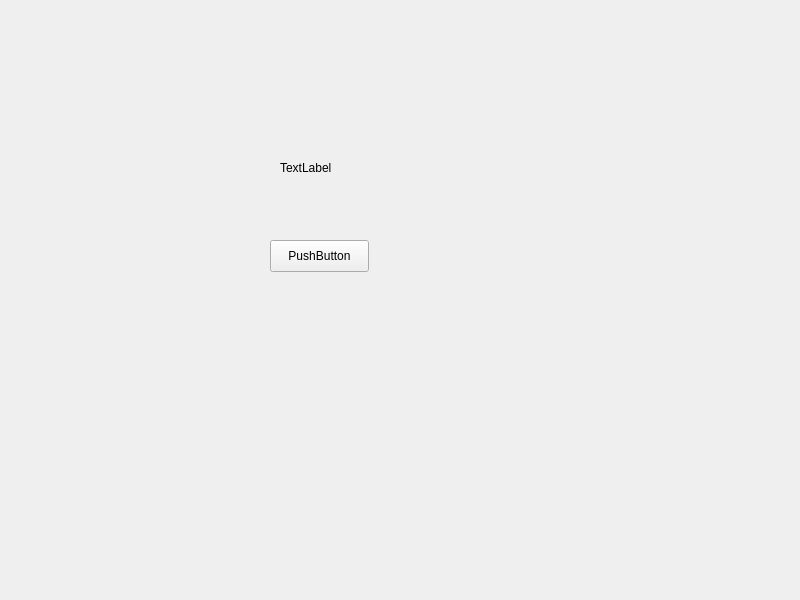
<?xml version="1.0" encoding="UTF-8"?>
<ui version="4.0">
 <class>MainWindow</class>
 <widget class="QMainWindow" name="MainWindow">
  <property name="geometry">
   <rect>
    <x>0</x>
    <y>0</y>
    <width>800</width>
    <height>600</height>
   </rect>
  </property>
  <property name="windowTitle">
   <string>MainWindow</string>
  </property>
  <widget class="QWidget" name="centralwidget">
   <widget class="QLabel" name="label">
    <property name="geometry">
     <rect>
      <x>280</x>
      <y>160</y>
      <width>69</width>
      <height>16</height>
     </rect>
    </property>
    <property name="text">
     <string>TextLabel</string>
    </property>
   </widget>
   <widget class="QPushButton" name="pushButton">
    <property name="geometry">
     <rect>
      <x>270</x>
      <y>240</y>
      <width>99</width>
      <height>32</height>
     </rect>
    </property>
    <property name="text">
     <string>PushButton</string>
    </property>
   </widget>
  </widget>
 </widget>
 <resources/>
 <connections/>
</ui>
